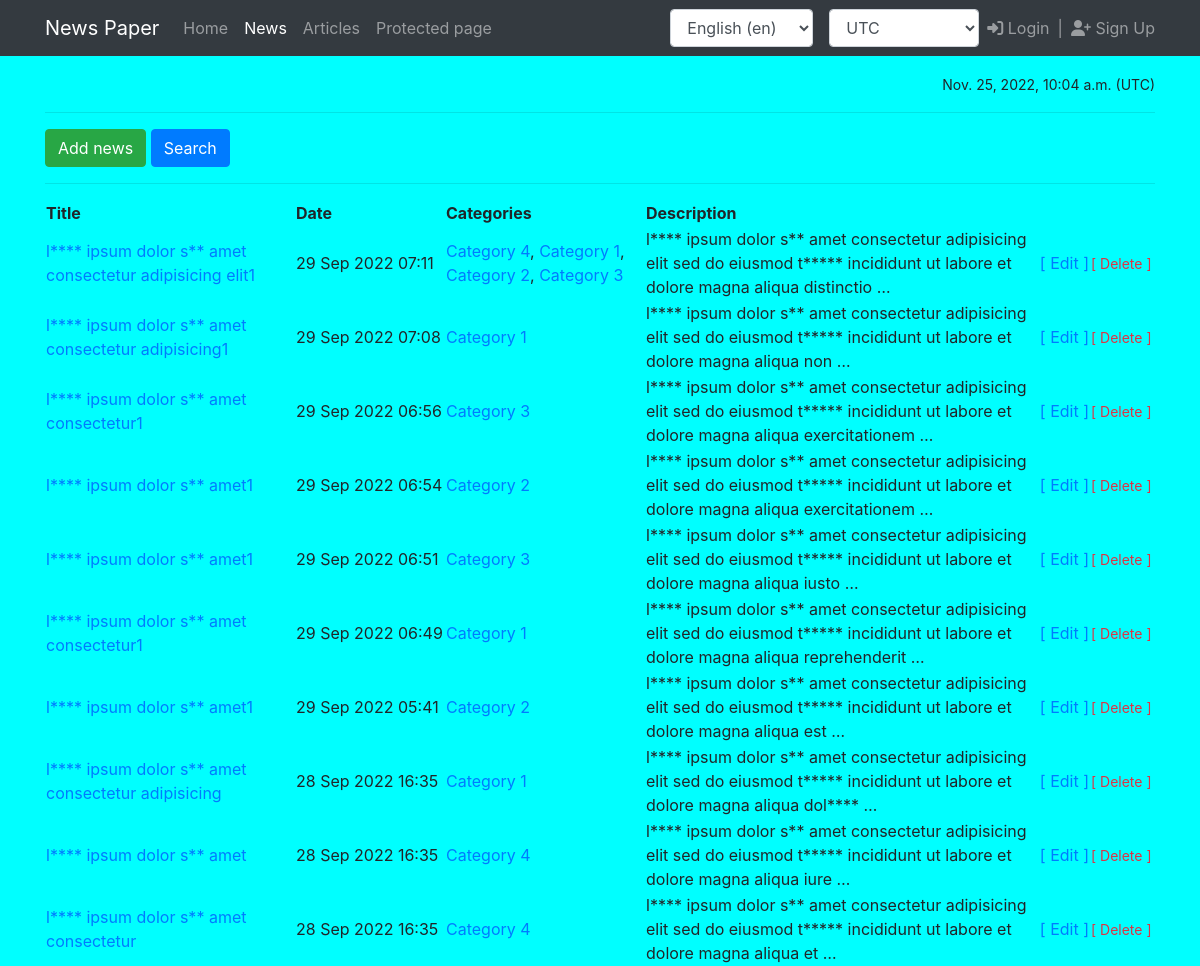
The page /news/ on the database as committed earlier.
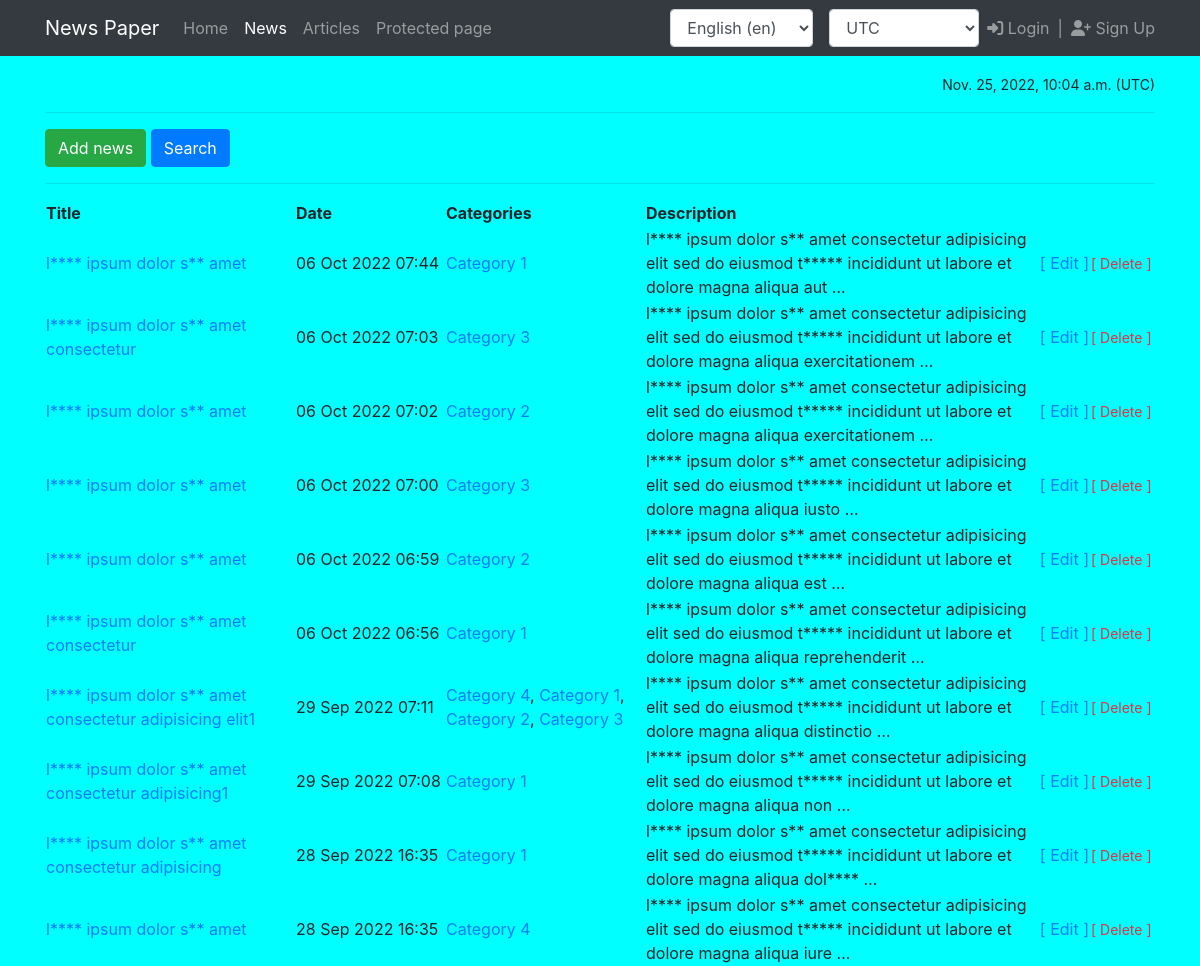
The same page on the database as committed later.
### news/models.py (models this page shows, shortened)
class Post(models.Model):
    author = models.ForeignKey(Author, on_delete=models.CASCADE)
    type = models.CharField(max_length=8, choices=POST_TYPES, default=article)
    date_created = models.DateTimeField(auto_now=True)
    categories = models.ManyToManyField(Category, through='PostCategory')
    title = models.CharField(max_length=255, )
    content = models.TextField()
    rating = models.IntegerField(default=0)
    class Meta:
        verbose_name = _('Post')
        verbose_name_plural = _('Posts')

class Category(models.Model):
    name = models.CharField(max_length=255, unique=True)
    subscribers = models.ManyToManyField(User, through='CategorySubscriber')

### news/views.py (the view)
# urls.py: path('news/', NewsList.as_view(), name='news_list'),
class NewsList(ListView):
    model = Post
    ordering = '-date_created'
    template_name = 'news/news_list.html'
    context_object_name = 'news_list'
    queryset = Post.objects.filter(type=news)
    paginate_by = 10
    def get_context_data(self, **kwargs):
        context = super().get_context_data(**kwargs)
        category_id = self.kwargs.get('category')
        context['category'] = None
        context['already_subscribed'] = False
        if category_id:
            user = self.request.user
            category = cache.get_or_set(f'category-{category_id}', Category.objects.get(id=category_id))
            context['category'] = category
            if user.is_authenticated:
                context['already_subscribed'] = CategorySubscriber.objects.filter(type=news, category=category, user=user).exists()
        context['filter'] = self.filter
        return context
    def get_queryset(self):
        category_id = self.kwargs.get('category')
        if category_id:
            queryset = Post.objects.filter(type=news, categories=category_id)
        else:
            queryset = super().get_queryset()
        self.filter = PostFilter(self.request.GET, queryset)
        return self.filter.qs

### news/context_processors.py (called while the page is built)
def timezone_context(request):
    user_timezone = pytz.timezone(
        request.session.get('django_timezone') or settings.TIME_ZONE
    )
    current_time = timezone.now().astimezone(user_timezone)
    context = {
        'current_time': current_time,
        'timezones': pytz.common_timezones
    }
    return context

### news/filters.py (called while the page is built)
    def is_applied(self):
        return self.form.is_valid() and any(self.form.cleaned_data.values())

### news/templatetags/custom_filters.py (called while the page is built)
@register.filter(name='censor')
def censor(value):
    if not isinstance(value, str):
        raise ValueError
    for text, censored in CENSORED_WORDS.items():
        value = value.replace(text, censored)
    return value

### templates/news/news_list.html (shortened to what this page needs)
{% extends 'flatpages/default.html' %}
{% load custom_filters %}
{% load i18n %}
{% load tz %}
{% get_current_timezone as TIME_ZONE %}
{% block content %}
<hr>
    {% if category %}
        <a href="{% url 'news_list' %}" class="btn btn-primary">{% translate 'Show all news' %}</a>
        {% if already_subscribed %}
            <a href="{% url 'news_category_unsubscribe' category=category.id %}" class="btn btn-danger float-end">{% translate 'Unsubscribe' %}</a>
        {% else %}
            <a href="{% url 'news_category_subscribe' category=category.id %}" class="btn btn-success float-end">{% translate 'Subscribe' %}</a>
        {% endif %}
    {% else %}
        <a href="{% url 'news_create' %}" class="btn btn-success">{% translate 'Add news' %}</a>
        {% if not filter.is_applied %}
        <a href="{% url 'news_search' %}" class="btn btn-primary float-end">{% translate 'Search' %}</a>
        {% else %}
        <a href="{% url 'news_list' %}" class="btn btn-danger float-end">{% translate 'Reset filter' %}</a>
        {% endif %}
    {% endif %}
<hr>
{% if news_list %}
<table width="100%">
    <tr>
        <th width="250">{% translate 'Title' %}</th>
        <th width="150">{% translate 'Date' %}</th>
        <th width="200">{% translate 'Categories' %}</th>
        <th width="*">{% translate 'Description' %}</th>
        <th width="50"></th>
        <th width="65"></th>
   </tr>
    {% for news in news_list %}
    <tr>
        <td><a href="{% url 'news_detail' pk=news.id %}">{{ news.title|censor }}</a></td>
        <td>{{ news.date_created|timezone:TIME_ZONE|date:"d M Y H:i" }}</td>
        <td>
            {% for category in news.categories.all %}
                <a href="{% url 'news_category' category=category.id %}">{{ category.name }}</a>{% if not forloop.last %},{% endif %}
            {% endfor %}
        </td>
        <td>{{ news.content|truncatewords:20|censor }}</td>
        <td nowrap><a href="{% url 'news_edit' pk=news.id %}">[ {% translate 'Edit' %} ]</a></td>
        <td nowrap><a href="{% url 'news_delete' pk=news.id %}" class="text-danger small">[ {% translate 'Delete' %} ]</a></td>
    </tr>
    {% endfor %}
</table>
{% else %}
   <h2>{% translate 'No news!' %}</h2>
{% endif %}
{% endblock content %}

Rows that differ between the two databases and show on the page:
no longer on this page (row unchanged): Post: title|censor "l**** ipsum dolor s** amet consectetur", date_created "28 Sep 2022 16:35", content|censor "l**** ipsum dolor s** amet consectetur adipisicing elit sed do eiusmod t***** incididunt ut labore et dolore magna aliqua et …", Category (name "Category 4")
now on this page (row edited): Post: title|censor "l**** ipsum dolor s** amet", date_created "06 Oct 2022 07:44", content|censor "l**** ipsum dolor s** amet consectetur adipisicing elit sed do eiusmod t***** incididunt ut labore et dolore magna aliqua aut …", Category (name "Category 1")
changed Post: title|censor "l**** ipsum dolor s** amet consectetur1" → "l**** ipsum dolor s** amet consectetur"; date_created "29 Sep 2022 06:56" → "06 Oct 2022 07:03"
changed Post: title|censor "l**** ipsum dolor s** amet1" → "l**** ipsum dolor s** amet"; date_created "29 Sep 2022 06:54" → "06 Oct 2022 07:02"
changed Post: title|censor "l**** ipsum dolor s** amet1" → "l**** ipsum dolor s** amet"; date_created "29 Sep 2022 06:51" → "06 Oct 2022 07:00"
changed Post: title|censor "l**** ipsum dolor s** amet1" → "l**** ipsum dolor s** amet"; date_created "29 Sep 2022 05:41" → "06 Oct 2022 06:59"; moves up the list
changed Post: title|censor "l**** ipsum dolor s** amet consectetur1" → "l**** ipsum dolor s** amet consectetur"; date_created "29 Sep 2022 06:49" → "06 Oct 2022 06:56"
shown differently, row unchanged: Post "l**** ipsum dolor s** amet consectetur adipisicing elit1": moves down the list
shown differently, row unchanged: Post "l**** ipsum dolor s** amet consectetur adipisicing1": moves down the list
